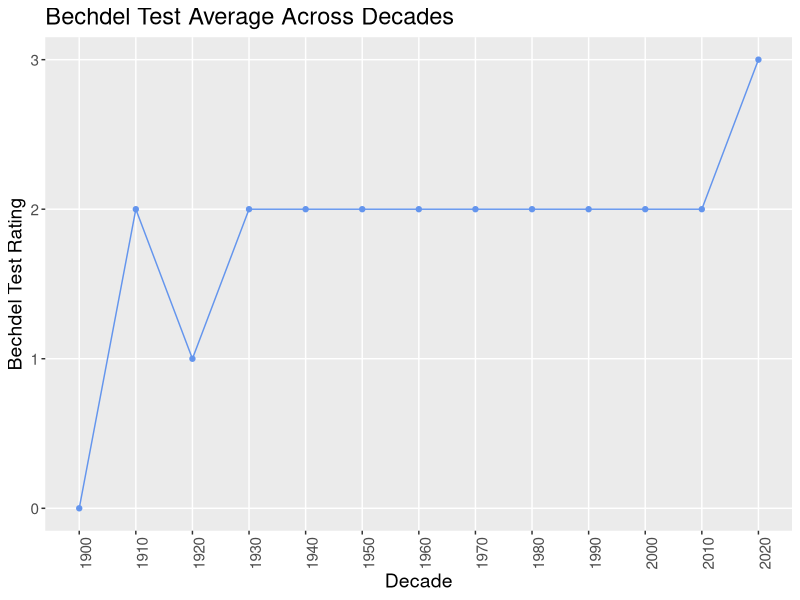

Recreate this plot in R.
#SECOND CHART
#timeline bar chart: bechdel test results vs. decades

#load necessary libraries
library(ggplot2)
library(dplyr)

#load csv
bechdel <- read.csv("./data/bechdel_test_df.csv", stringsAsFactors = FALSE)

#create dataframe for necessary columns and group by decade
bechdel_df <- bechdel %>%
  select(rating, year) %>% 
  mutate(decade = floor(year/10)*10) %>%
  filter(decade >= 1900) %>% 
  group_by(decade) %>% 
  summarize(
    rating_avg = round(mean(rating), 0)
  )

#create bar chart
decades_chart <- ggplot(data = bechdel_df) +
  geom_line(mapping = aes(x = decade, y = rating_avg), 
           color = "cornflowerblue") +
  geom_point(mapping = aes(x = decade, y = rating_avg), 
             color = "cornflowerblue") +
  scale_x_continuous(breaks = bechdel_df$decade) +
  labs(
    title = "Bechdel Test Average Across Decades",
    x = "Decade",
    y = "Bechdel Test Rating"
  ) +
  theme(axis.text.x = element_text(angle = 90),
        panel.border = element_blank(),
        panel.grid.minor = element_blank()) +
  theme(axis.text = element_text(size = 11)) +
  theme(axis.title = element_text(size = 14)) +
  theme(plot.title = element_text(size = 17))
